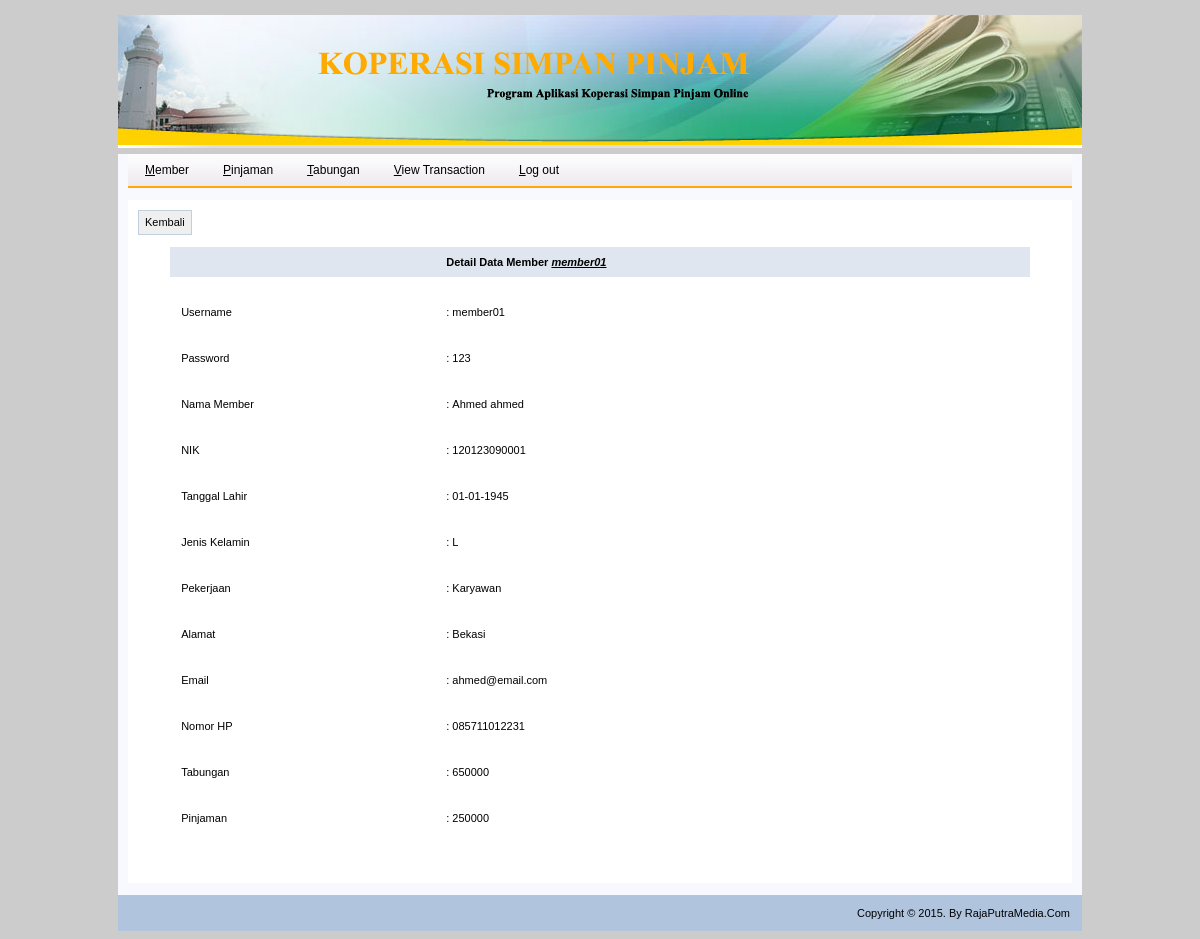
/home-admin.php?page=view-detail-member&username=member01 (signed in), run on the app's committed database.
### tables this page shows
CREATE TABLE IF NOT EXISTS `member` (
  `username` varchar(16) NOT NULL,
  `password` varchar(16) NOT NULL,
  `nama` varchar(20) NOT NULL,
  `nik` bigint(16) NOT NULL,
  `tgl_lahir` date NOT NULL,
  `jenis_kelamin` varchar(9) NOT NULL,
  `pekerjaan` varchar(16) NOT NULL,
  `alamat` text NOT NULL,
  `email` text NOT NULL,
  `no_hp` char(20) NOT NULL,
  `tabungan` varchar(16) NOT NULL,
  `pinjaman` varchar(16) NOT NULL
);

### view-detail-member.php (the view, shortened to what this page needs)
<div style="border:0; padding:10px; width:924px; height:auto;">
	<?php
	include "koneksi.php";
	if (isset($_GET['username'])) {
		$username = $_GET['username'];
	}
	else {
	die ("Error. No ID Selected! ");
	}
	$query = "SELECT * FROM member WHERE username='$username'";
	$sql = mysqli_query ($Open,$query);
	$hasil = mysqli_fetch_array ($sql);
	$username	= $hasil['username'];
	$password	= $hasil['password'];
	$nama	= $hasil['nama'];
	$nik	= $hasil['nik'];
	list($thn_lahir,$bln_lahir,$tgl_lahir) = explode ("-",$hasil['tgl_lahir']);
	$jenis_kelamin	= $hasil['jenis_kelamin'];
	$pekerjaan	= $hasil['pekerjaan'];
	$alamat		= $hasil['alamat'];
	$email		= $hasil['email'];
	$no_hp		= $hasil['no_hp'];
	$tabungan		= $hasil['tabungan'];
	$pinjaman		= $hasil['pinjaman'];
?>
	<input type="button" value="Kembali" onclick=location.href="home-admin.php?page=form-view-member" title="Kembali">
	<table width="860" border="0" align="center" cellpadding="0" cellspacing="0">
		<tr>
			<td>&nbsp;</td>
			<td>&nbsp;</td>
			<td>&nbsp;</td>
		</tr>
		<tr bgcolor="#DFE6EF" height="30">
			<td>&nbsp;</td>
			<td>&nbsp;</td>
			<td><b>Detail Data Member <u><i><?=$username?></i></u></b></td>
		</tr>
		<tr>
			<td>&nbsp;</td>
			<td>&nbsp;</td>
			<td>&nbsp;</td>
		</tr>
		<tr height="46">
			<td>&nbsp;</td>
			<td>Username</td>
			<td>:&nbsp;<?=$username?></td>
		</tr>
		<tr height="46">
			<td>&nbsp;</td>
			<td>Password</td>
			<td>:&nbsp;<?=$password?></td>
		</tr>
		<tr height="46">
			<td>&nbsp;</td>
			<td>Nama Member</td>
			<td>:&nbsp;<?=$nama?></td>
		</tr>
		<tr height="46">
			<td>&nbsp;</td>
			<td>NIK</td>
			<td>:&nbsp;<?=$nik?></td>
		</tr>
		<tr height="46">
			<td>&nbsp;</td>
			<td>Tanggal Lahir</td>
			<td>:&nbsp;<?=$tgl_lahir?>-<?=$bln_lahir?>-<?=$thn_lahir?></td>
		</tr>
		<tr height="46">
			<td>&nbsp;</td>
			<td>Jenis Kelamin</td>
			<td>:&nbsp;<?=$jenis_kelamin?></td>
		</tr>
		<tr height="46">
			<td>&nbsp;</td>
			<td>Pekerjaan</td>
			<td>:&nbsp;<?=$pekerjaan?></td>
		</tr>
		<tr height="46">
			<td>&nbsp;</td>
			<td>Alamat</td>
			<td>:&nbsp;<?=$alamat?></td>
		</tr>
		<tr height="46">
			<td>&nbsp;</td>
			<td>Email</td>
			<td>:&nbsp;<?=$email?></td>
		</tr>
		<tr height="46">
			<td>&nbsp;</td>
			<td>Nomor HP</td>
			<td>:&nbsp;<?=$no_hp?></td>
		</tr>
		<tr height="46">
			<td>&nbsp;</td>
			<td>Tabungan</td>
			<td>:&nbsp;<?=$tabungan?></td>
		</tr>
		<tr height="46">
			<td>&nbsp;</td>
			<td>Pinjaman</td>
			<td>:&nbsp;<?=$pinjaman?></td>
		</tr>
		<tr>
			<td>&nbsp;</td>
			<td height="32">&nbsp;</td>
			<td>&nbsp;</td>
		</tr>
	</table>
</div>

### style.css (style rules this page uses)
body { font-family: Helvetica, Arial, Verdana, sans-serif; font-size: 12px; background-color:#cccccc; margin-top:15px; }
table { font-family: Verdana, Arial, Helvetica, sans-serif; font-size: 11px; }
input { font-family: Verdana, Arial, Helvetica, sans-serif; font-size: 11px; color: black; height: 25px; border: 1px solid #C2CFDF; }

### data on the page
member: username "member01", password "123", nama "Ahmed ahmed", nik "120123090001", jenis_kelamin "L", pekerjaan "Karyawan", alamat "Bekasi", email "ahmed@email.com", no_hp "085711012231", tabungan "650000", pinjaman "250000"

### other printed values
$tgl_lahir "01"
$bln_lahir "01"
$thn_lahir "1945"
